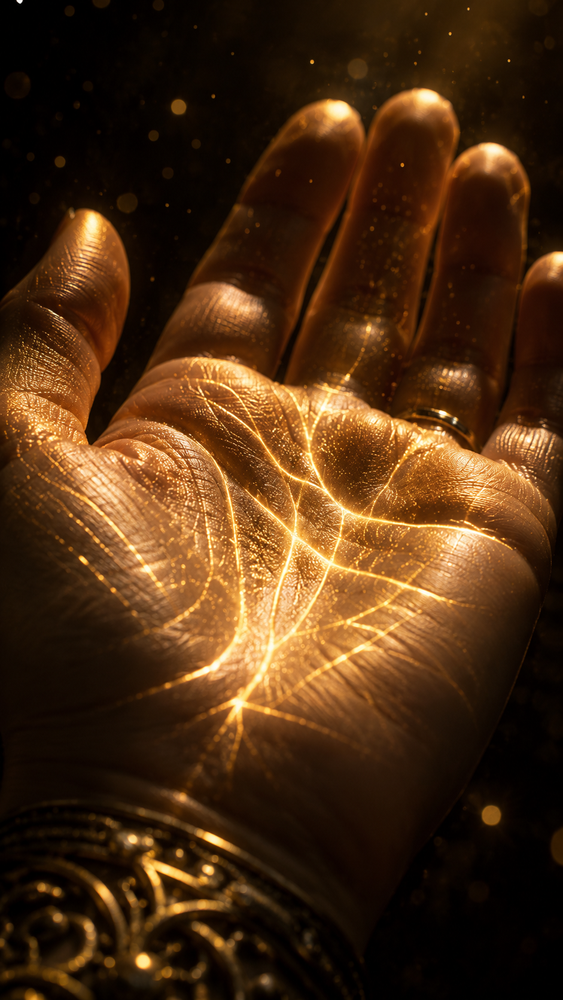
#> input picture vsl-production/base1_palm_lateral.png, 563 x 1000 px, shrunk from 941 x 1672 before the run; its folder holds only this picture in this run
$ python aurora_overlay.py
#> lines starting #> are read from the running program, lines starting #| are printed output that depends on the picture
"""
Aurora Content Generator — adiciona texto em estilo Madam Aurora em imagens base
Uso: python aurora_overlay.py

Requisitos: pip install Pillow requests
Fontes: baixar Playfair_Display e Inter do Google Fonts e colocar em ./fonts/
"""

from PIL import Image, ImageDraw, ImageFont, ImageFilter
import os
import json
from pathlib import Path

# ---------------------------------------------------------------------------
# Configuração de hooks — edite aqui para gerar novas variações
# ---------------------------------------------------------------------------
HOOKS = [
    {
        "top": "stop waiting\nfor him to\nchoose you",
        "bottom": "your palm explains why you keep waiting",
        "filename": "hook_stop_waiting",
    },
    {
        "top": "I can see\nyour pattern",
        "bottom": "can you?",
        "filename": "hook_i_can_see",
    },
    {
        "top": "the reason you\nkeep attracting\nthe wrong person",
        "bottom": "has nothing to do with luck.",
        "filename": "hook_wrong_person",
    },
    {
        "top": "which feminine\nenergy are you\nblocking?",
        "bottom": "your palm already knows.",
        "filename": "hook_feminine_energy",
    },
    {
        "top": "your heart line\nreveals everything\nabout you in love",
        "bottom": "and most people never find out.",
        "filename": "hook_heart_line",
    },
    {
        "top": "she kept choosing\nmen who weren't\nready for her",
        "bottom": "her palm showed exactly why.",
        "filename": "hook_she_kept_choosing",
    },
    {
        "top": "this line on\nyour palm means\nyou love deeply",
        "bottom": "and protect yourself even deeper.",
        "filename": "hook_love_deeply",
    },
    {
        "top": "why do you\nalways feel like\nyou're too much?",
        "bottom": "your pattern has a name.",
        "filename": "hook_too_much",
    },
    {
        "top": "before you text\nhim back —\nread this first",
        "bottom": "your palm knows what your heart hides.",
        "filename": "hook_before_text",
    },
    {
        "top": "3 signs your\nlove pattern is\nkeeping you stuck",
        "bottom": "number 2 will hit different.",
        "filename": "hook_3_signs",
    },
    {
        "top": "you don't have\nbad luck in love",
        "bottom": "you have an unread pattern.",
        "filename": "hook_bad_luck",
    },
    {
        "top": "the woman who\nstops explaining\nherself starts receiving",
        "bottom": "your palm shows where you are right now.",
        "filename": "hook_stops_explaining",
    },
]

# ---------------------------------------------------------------------------
# Configuração visual
# ---------------------------------------------------------------------------
GOLD = (255, 196, 60)        # #FFC43C
WHITE = (255, 255, 255)
BLACK_OVERLAY = (4, 2, 14)   # #04020E
ORNAMENT = "— ✦ —"

FONT_DIR = Path("./fonts")
OUTPUT_DIR = Path("./output_overlays")
OUTPUT_DIR.mkdir(exist_ok=True)


def load_font(name: str, size: int) -> ImageFont.FreeTypeFont:
    """Tenta carregar fonte custom, cai para default se não encontrar."""
    paths = [
        FONT_DIR / f"{name}.ttf",
        FONT_DIR / f"{name}-Regular.ttf",
        FONT_DIR / f"{name}-Bold.ttf",
    ]
    for p in paths:
        if p.exists():
            return ImageFont.truetype(str(p), size)
    # Fallback: fonte do sistema
    try:
        return ImageFont.truetype("/usr/share/fonts/truetype/dejavu/DejaVuSerif-Bold.ttf", size)
    except Exception:
        return ImageFont.load_default()


def draw_text_with_shadow(
    draw: ImageDraw.ImageDraw,
    xy: tuple,
    text: str,
    font: ImageFont.FreeTypeFont,
    fill: tuple,
    shadow_offset: int = 3,
    anchor: str = "mm",
):
    x, y = xy
    # Sombra
    draw.text((x + shadow_offset, y + shadow_offset), text, font=font,
              fill=(0, 0, 0, 160), anchor=anchor)
    # Texto principal
    draw.text((x, y), text, font=font, fill=fill, anchor=anchor)


def add_overlay(image_path: str, hook: dict, output_suffix: str = "") -> str:
    """Adiciona overlay de texto em uma imagem base e salva."""
    img = Image.open(image_path).convert("RGBA")
    W, H = img.size

    # Overlay escuro no topo (para legibilidade do texto)
    overlay = Image.new("RGBA", img.size, (0, 0, 0, 0))
    draw_overlay = ImageDraw.Draw(overlay)

    # Gradiente topo
    for i in range(int(H * 0.42)):
        alpha = int(200 * (1 - i / (H * 0.42)))
        draw_overlay.line([(0, i), (W, i)], fill=(4, 2, 14, alpha))

    # Gradiente rodapé
    footer_start = int(H * 0.72)
    for i in range(H - footer_start):
        alpha = int(190 * (i / (H - footer_start)))
        draw_overlay.line([(0, footer_start + i), (W, footer_start + i)],
                          fill=(4, 2, 14, alpha))

    img = Image.alpha_composite(img, overlay)
    draw = ImageDraw.Draw(img)

    # Fontes
    font_top = load_font("PlayfairDisplay-Bold", max(48, W // 10))
    font_bottom = load_font("PlayfairDisplay-Regular", max(28, W // 20))
    font_ornament = load_font("PlayfairDisplay-Regular", max(24, W // 26))

    # --- Texto TOPO ---
    top_text = hook["top"]
    top_lines = top_text.split("\n")

    line_h = font_top.size + 8
    top_block_h = len(top_lines) * line_h
    top_start_y = int(H * 0.10)

    for i, line in enumerate(top_lines):
        y = top_start_y + i * line_h
        draw_text_with_shadow(draw, (W // 2, y), line, font_top, GOLD, anchor="mt")

    # Ornamento divisor (abaixo do texto top)
    ornament_y = top_start_y + top_block_h + 20
    draw_text_with_shadow(draw, (W // 2, ornament_y), ORNAMENT, font_ornament, GOLD, anchor="mt")

    # Linha dourada horizontal
    line_y = ornament_y + font_ornament.size + 10
    draw.line([(W * 0.15, line_y), (W * 0.85, line_y)], fill=GOLD, width=1)

    # --- Texto RODAPÉ ---
    bottom_text = hook["bottom"]
    bottom_y = int(H * 0.82)

    # Linha dourada acima do rodapé
    draw.line([(W * 0.15, bottom_y - 20), (W * 0.85, bottom_y - 20)], fill=GOLD, width=1)
    draw_text_with_shadow(draw, (W // 2, bottom_y - 5), ORNAMENT, font_ornament, GOLD, anchor="mt")

    draw_text_with_shadow(draw, (W // 2, bottom_y + font_ornament.size + 20),
                          bottom_text, font_bottom, WHITE, anchor="mt")

    # Ornamento final
    draw.line([(W * 0.3, H * 0.93), (W * 0.7, H * 0.93)], fill=(*GOLD, 120), width=1)

    # Salvar
    fname = hook["filename"]
    if output_suffix:
        fname += f"_{output_suffix}"
    out_path = OUTPUT_DIR / f"{fname}.png"
    img = img.convert("RGB")
    img.save(str(out_path), "PNG", quality=95)
    print(f"  ✓ Salvo: {out_path}")
    return str(out_path)


def batch_generate(base_image: str):
    """Gera todas as variações de hook para uma imagem base."""
    print(f"\n🔮 Gerando {len(HOOKS)} variações para: {base_image}")
    print("-" * 50)

    results = []
    for hook in HOOKS:
        try:
            out = add_overlay(base_image, hook)
            results.append(out)
        except Exception as e:
            print(f"  ✗ Erro em {hook['filename']}: {e}")

    print(f"\n✅ {len(results)} imagens geradas em: {OUTPUT_DIR}/")
    return results


# [7 lines left out: function generate_single, not called in this run]


# ---------------------------------------------------------------------------
# Main
# ---------------------------------------------------------------------------
if __name__ == "__main__":
    import sys

    print("=" * 50)
    print("🔮 Aurora Content Generator")
    print("=" * 50)

    # Verifica se tem imagens base na pasta
    base_images = list(Path(".").glob("*.jpg")) + list(Path(".").glob("*.png"))
    base_images = [str(p) for p in base_images if "output" not in str(p)]

    if not base_images:
        print("\n⚠️  Nenhuma imagem base encontrada na pasta atual.")
        print("Coloque as imagens .jpg/.png na mesma pasta e rode novamente.")
        print("\nExemplo de uso direto:")
        print('  python aurora_overlay.py imagem_base.jpg')
        sys.exit(0)

    if len(sys.argv) > 1:
        # Imagem específica passada como argumento
        batch_generate(sys.argv[1])
    else:
        # Processa todas as imagens encontradas
        print(f"\nImagens encontradas: {len(base_images)}")
        for img_path in base_images:
            print(f"  • {img_path}")

        print("\nRodando em todas...")
        for img_path in base_images:
            batch_generate(img_path)
#> in add_overlay, `img = Image.alpha_composite(img, overlay)`:
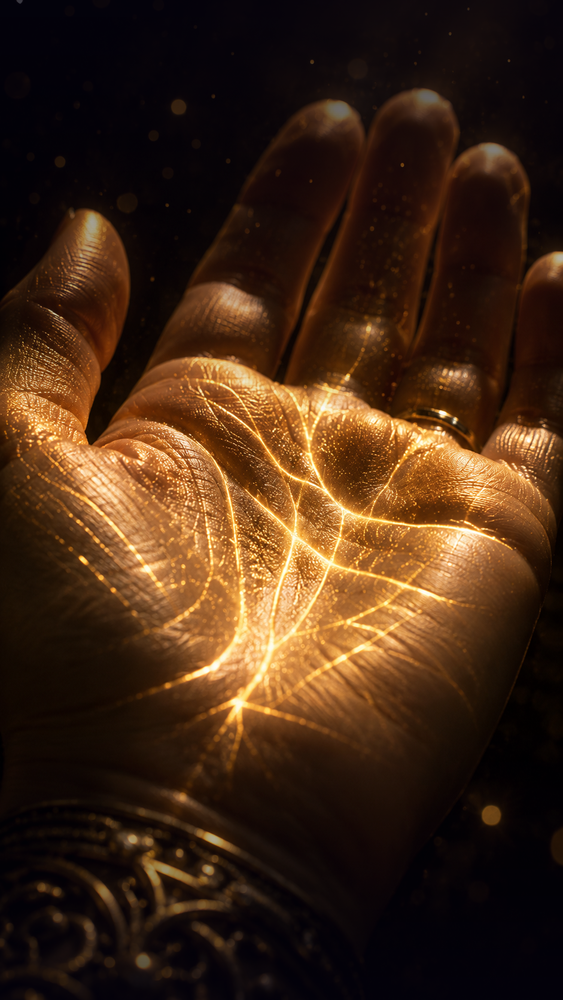
#> img: PIL image 563x1000 RGBA; mean R, G, B, A 66.2, 40.5, 21.5, 255
#> in add_overlay, `img = img.convert("RGB")`:
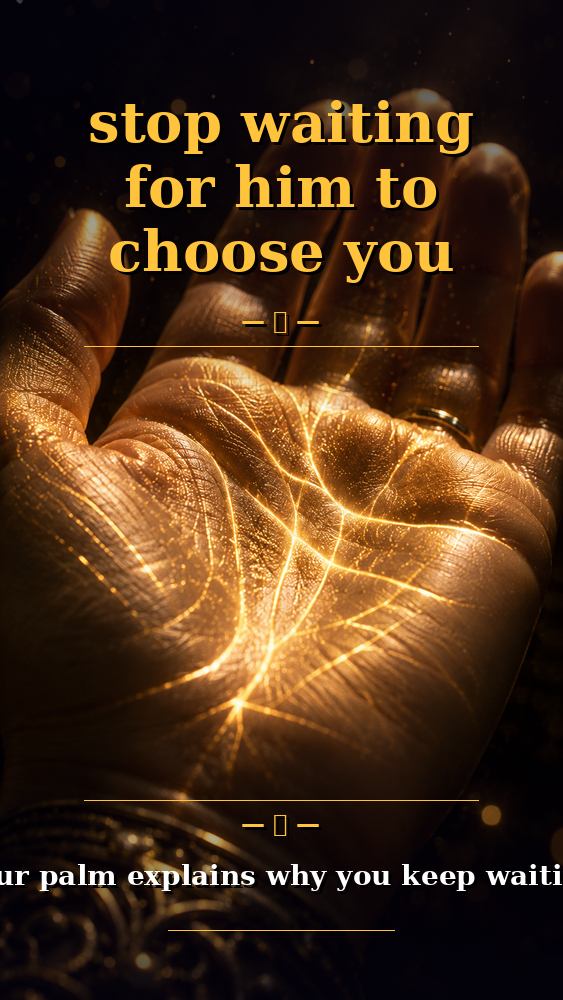
#> img: PIL image 563x1000 RGB; mean R, G, B 74.3, 47.6, 24.6

    print("\n🎯 Próximos passos:")
    print("  1. Abra a pasta output_overlays/")
    print("  2. Escolha as melhores variações")
    print("  3. Poste com os hooks do HOOKS_50.md como legenda")
    print("  4. Monitore saves e comments (>5% save = escalar como ad)")

$ run again, on vsl-production/base5_palm_face.png
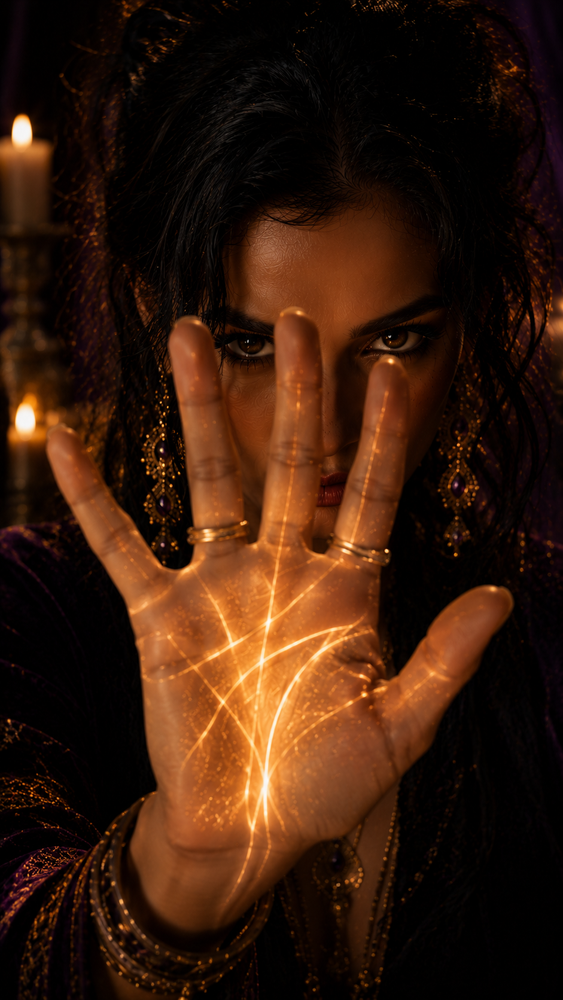
#> input picture vsl-production/base5_palm_face.png, 563 x 1000 px, shrunk from 941 x 1672 before the run
#> overlay: PIL image 563x1000 RGBA; every value is 0
#> in add_overlay, `img = Image.alpha_composite(img, overlay)`:
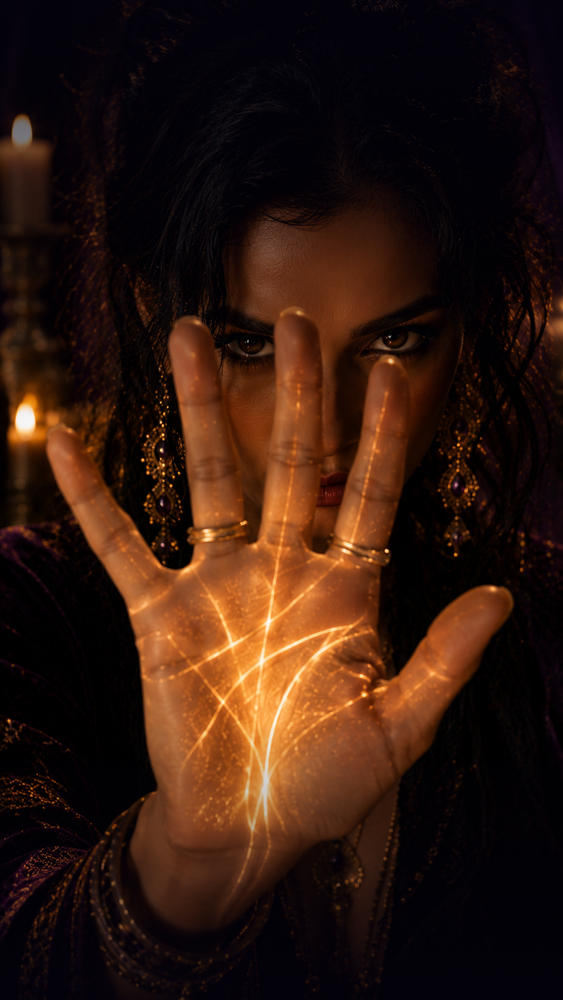
#> img: PIL image 563x1000 RGBA; mean R, G, B, A 49.1, 24.9, 14.5, 255
#> in add_overlay, `img = img.convert("RGB")`:
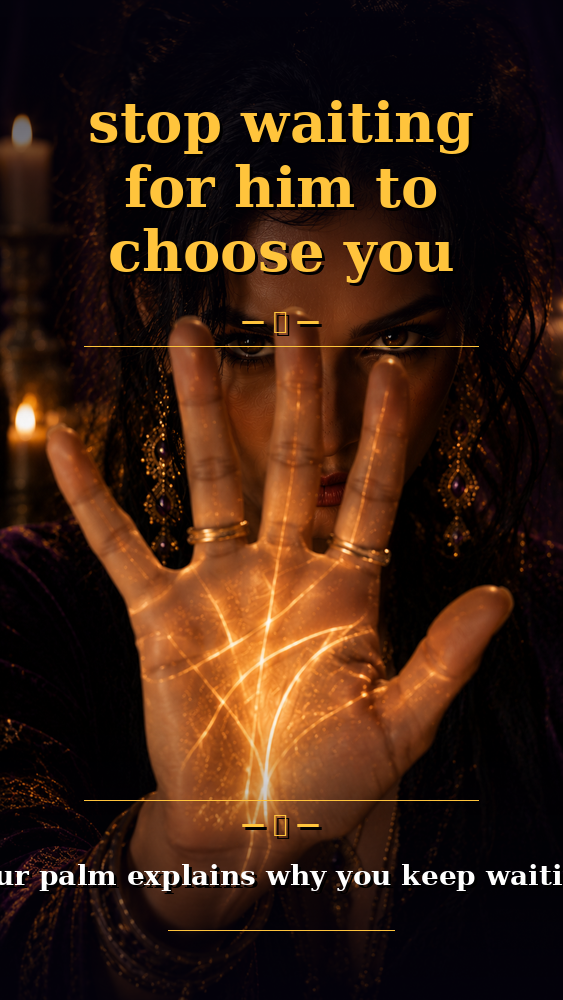
#> img: PIL image 563x1000 RGB; mean R, G, B 57.5, 32.2, 17.6

$ run again, on vsl-production/base2_eye_contact.png
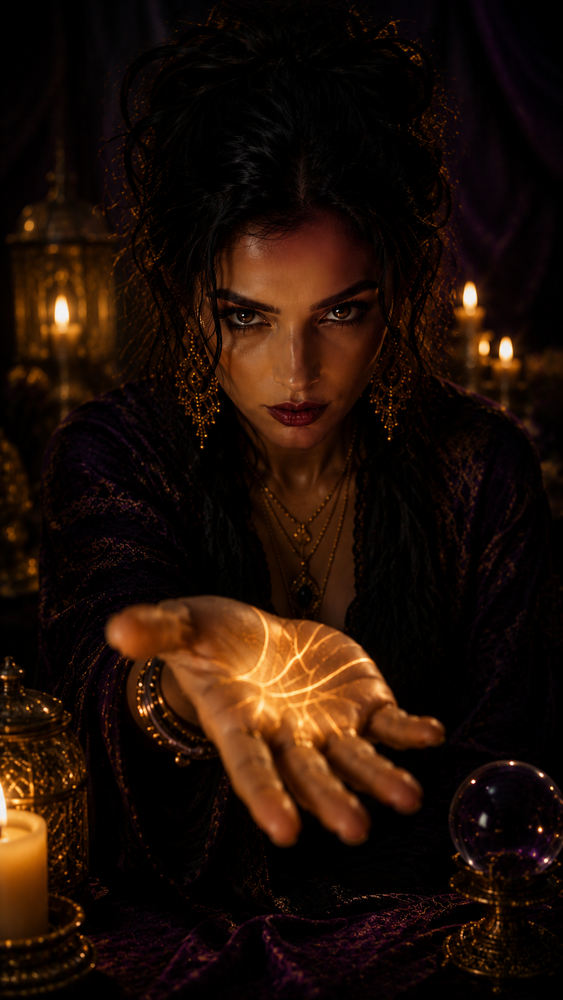
#> input picture vsl-production/base2_eye_contact.png, 563 x 1000 px, shrunk from 941 x 1672 before the run
#> overlay: PIL image 563x1000 RGBA; every value is 0
#> in add_overlay, `img = Image.alpha_composite(img, overlay)`:
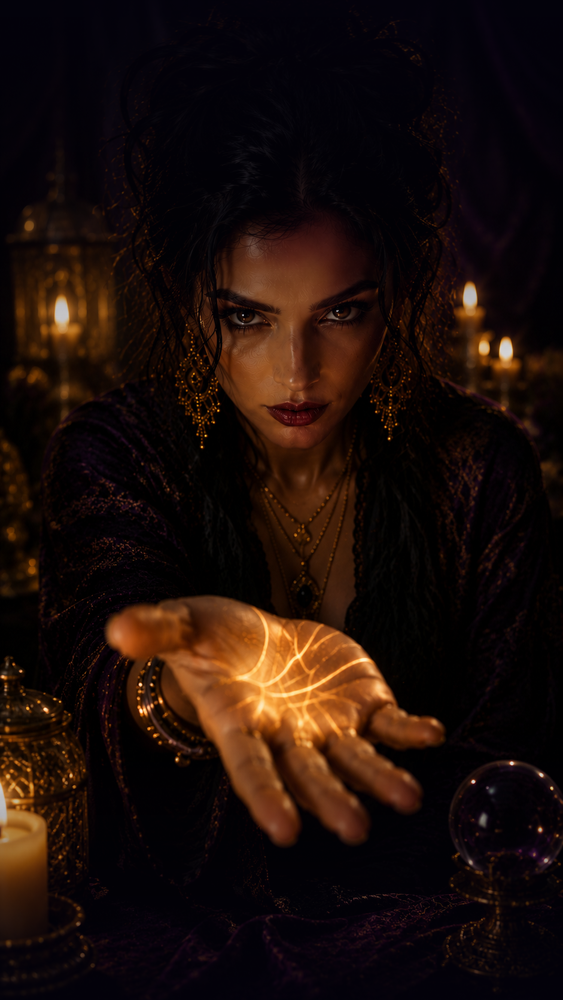
#> img: PIL image 563x1000 RGBA; mean R, G, B, A 28.2, 14, 9.5, 255
#> in add_overlay, `img = img.convert("RGB")`:
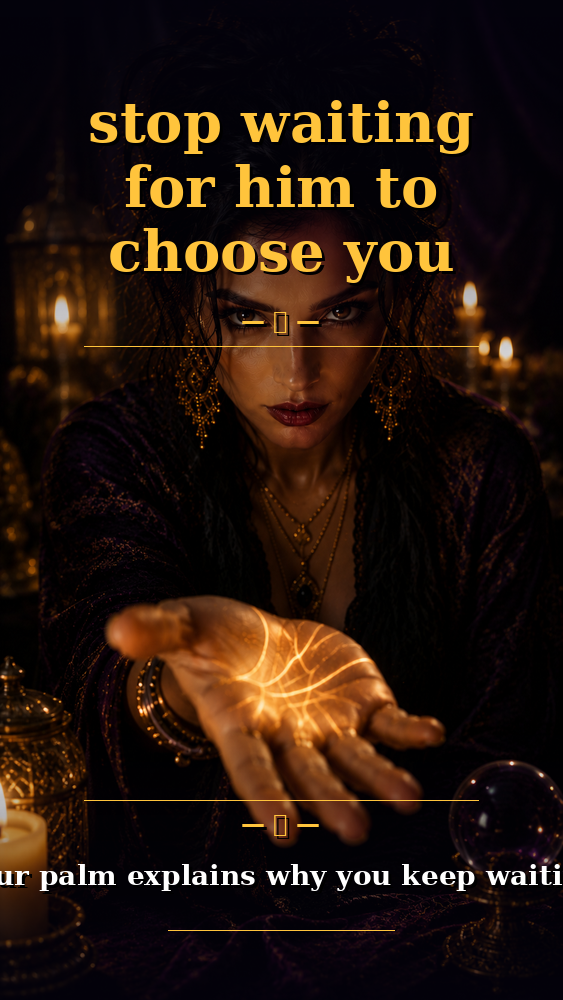
#> img: PIL image 563x1000 RGB; mean R, G, B 37.1, 21.5, 12.6

$ run again, on vsl-production/base3_looking_down.png
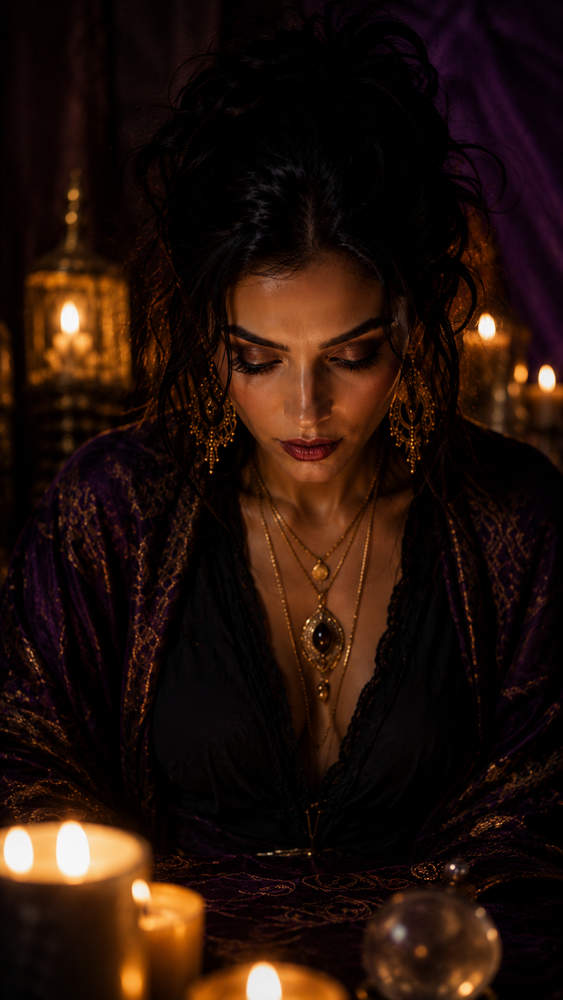
#> input picture vsl-production/base3_looking_down.png, 563 x 1000 px, shrunk from 941 x 1672 before the run
#> overlay: PIL image 563x1000 RGBA; every value is 0
#> in add_overlay, `img = Image.alpha_composite(img, overlay)`:
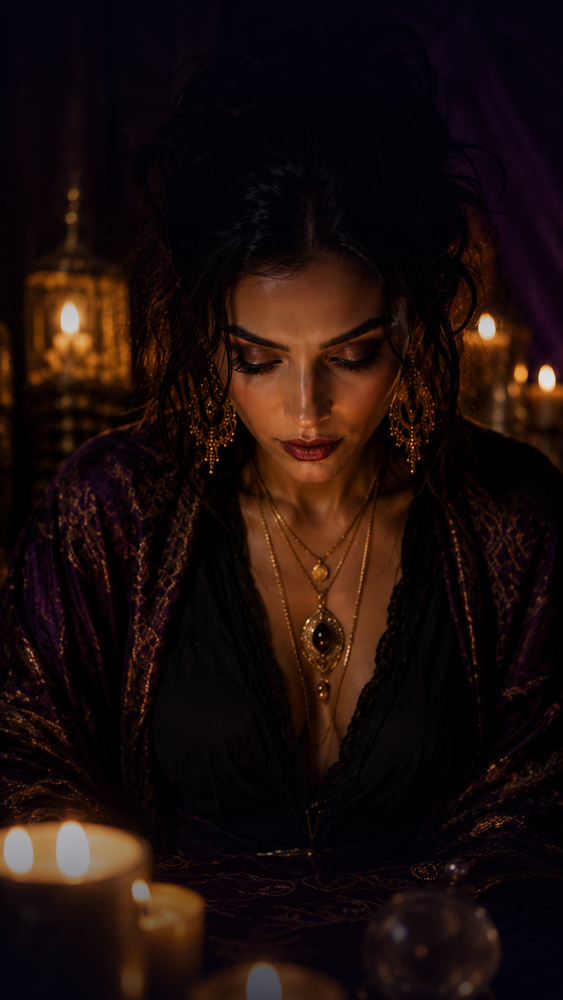
#> img: PIL image 563x1000 RGBA; mean R, G, B, A 28, 13.9, 11.3, 255
#> in add_overlay, `img = img.convert("RGB")`:
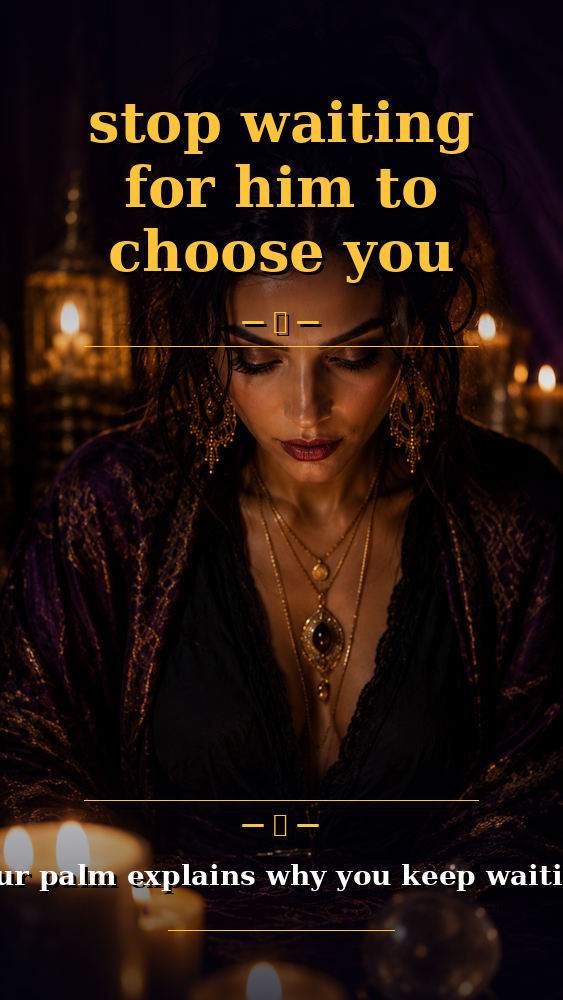
#> img: PIL image 563x1000 RGB; mean R, G, B 36.9, 21.3, 14.4
